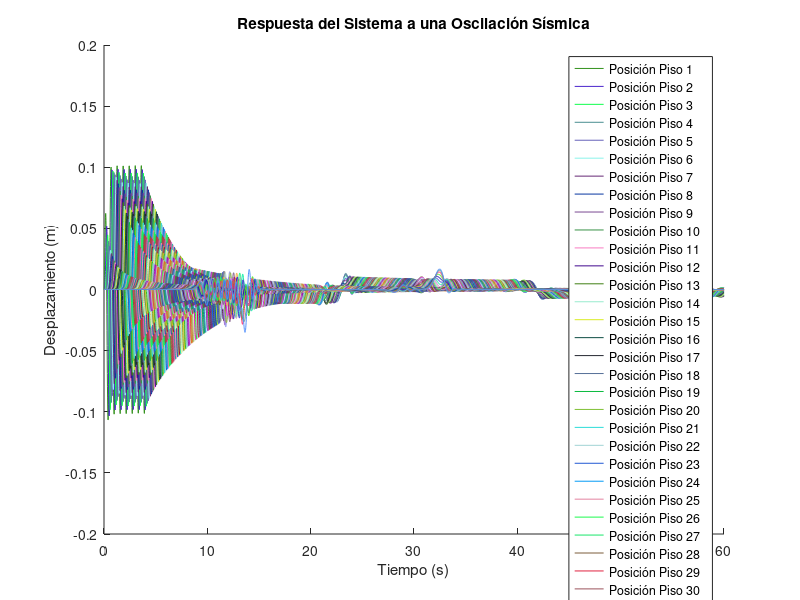

Recreate this plot in MATLAB.
clear; close all; clc;

n = 101;

k = 8e5;
c= 4e3;
m = 6937.4256;


M = diag(ones(1, n) * m);
K = zeros(n);
K(1:n+1:end) = -k * 2;

for i = 1:n-1
    K(i, i+1) = k; % Asignar a la derecha
    K(i+1, i) = k; % Asignar a la izquierda
end

K(n, n) = -k;

A = inv(M) * K; % Calcular la matriz A

C = zeros(n);

C(1:n+1:end) = -c * 2;
C(1, 1) = -c;
for i = 1:n-1
    C(i, i+1) = c; % Asignar a la derecha
    C(i+1, i) = c; % Asignar a la izquierda
end

C(n, n) = -c;

D = inv(M) * C;

% Calcular los valores propios de la matriz A
[eigenVectors, eigenValues] = eig(A);
% Los valores propios están en la diagonal de eigenValues
%omega = sqrt(-diag(eigenValues)); % Frecuencia angular para cada piso
    
omega = sqrt(k/m);
E = 0.1; % Amplitud de la oscilación sísmica
b = zeros(n, 1); % Vector de unos 
b(1)=1;

% Condiciones iniciales (posición y velocidad iniciales)
x0 = zeros(n, 1); % Posición inicial
v0 = zeros(n, 1); % Velocidad inicial
initial_conditions = [x0; v0];

% Tiempo de simulación
tspan = [0, 60]; % Simular de 0 a 100 segundos

% Función para las ecuaciones diferenciales
system_odes = @(t, y) [
    y(n+1:end); % Derivadas de las posiciones (velocidades)
    A*y(1:n) + (t > 0 & t < 4).* E * (omega.^2) .* cos(omega * t) .* b + D * y(n+1:end); % Aceleraciones       
];

% Resolver el sistema de ecuaciones diferenciales
[t, Y] = ode45(system_odes, tspan, initial_conditions);

% Crear la leyenda
leyenda = cell(n, 1);
for i = 1:n
    leyenda{i} = ['Posición Piso ' num2str(i)];
end

% Graficar resultados
figure;
hold on;
for i = 1:n
    plot(t, Y(:, i), 'Color', rand(1,3));
end
hold off;
xlabel('Tiempo (s)');
ylabel('Desplazamiento (m)');
title('Respuesta del Sistema a una Oscilación Sísmica');
legend(leyenda);

disp(omega);